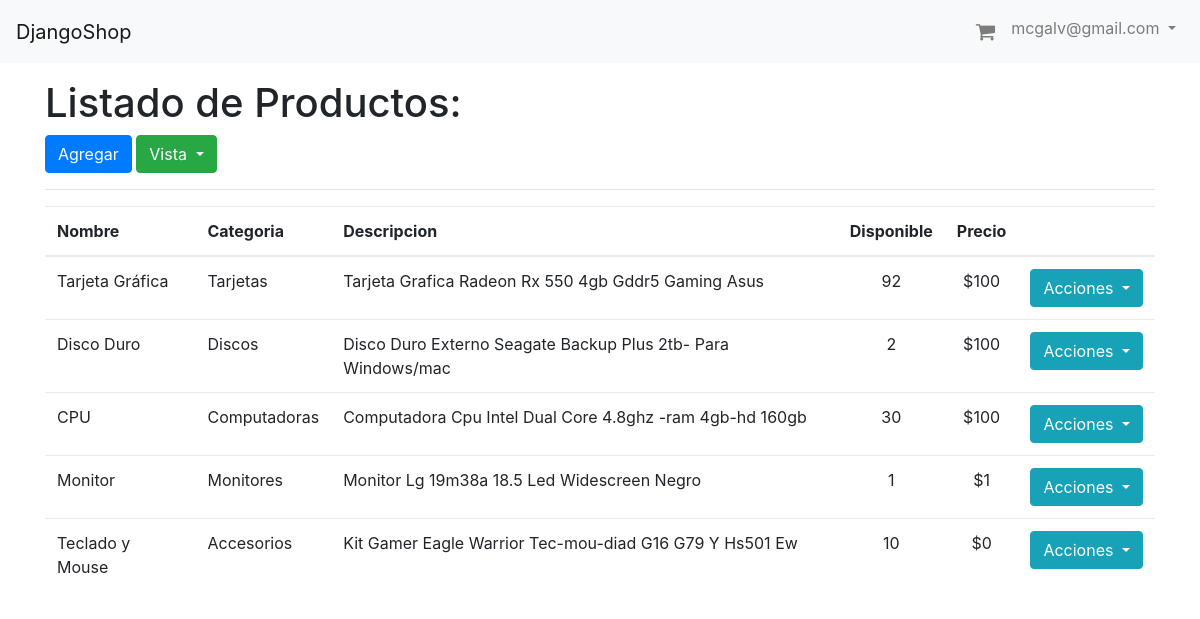
The app's page /listado (signed in) with its own data.
### productos/models.py (models this page shows, shortened)
class Producto(models.Model):
	nombre = models.CharField(max_length=255)
	precio = models.IntegerField(default=0)
	descripcion = models.CharField(max_length=255, default='')
	categoria = models.CharField(max_length=255, default='')
	cantidad = models.IntegerField(default=0)
	imagen = models.ImageField(upload_to='productos/imagenes', blank=True)
	def image_tag(self):
		if not self.imagen:
			return mark_safe('<img src="{}" width="150" height="150" />'.format(self.url()))
		return mark_safe('<a href="{}" target="_blank"><img src="{}" width="150" height="150" /></a>'.format(self.url(), self.url()))
	image_tag.short_description = 'Imagen'

### productos/views.py (the view)
# urls.py: url(r'^listado', views.listado, name="listado"),
@login_required
def listado(request):
	lista_productos = Producto.objects.all()
	data = {
		"lista" : lista_productos
	}
	return render(request, "productos/listado.html", data)

### productos/templates/productos/listado.html (shortened to what this page needs)
{% extends 'base.html' %}
{% block content %}
<div class="container">
<h1>Listado de Productos:</h1>
<div class="row">
	<div class="col">
		<a href="{% url 'nuevo' %}" class="btn btn-primary">Agregar</a>
		<div class="btn-group">
		  <button type="button" class="btn btn-success dropdown-toggle" data-toggle="dropdown" aria-haspopup="true" aria-expanded="false">
		    Vista
		  </button>
		</div>
	</div>
</div>
<hr>
<div class="row">
	<div class="col-12">
		<table class="table">
			<thead>
				<tr>
					<th>Nombre</th>
					<th>Categoria</th>
					<th>Descripcion</th>
					<th>Disponible</th>
					<th>Precio</th>
					<th></th>
				</tr>
			</thead>
			<tbody>
				{% for prod in lista %}
				<tr>
					<td>{{ prod.nombre }}</td>
					<td>{{ prod.categoria }}</td>
					<td>{{ prod.descripcion }}</td>
					<td class="text-center">{{ prod.cantidad }}</td>
					<td class="text-center">${{ prod.precio }} </td>
					<td>
						<div class="dropdown">
						  <button class="btn btn-info dropdown-toggle" type="button" id="dropdownMenuButton" data-toggle="dropdown" aria-haspopup="true" aria-expanded="false">
						    Acciones
						  </button>
						</div>
					</td>
				</tr>
				{% endfor %}
			</tbody>
		</table>
	</div>
</div>
</div>
{% endblock %}

### templates/base.html (shortened to what this page needs)
<!doctype html>
<html lang="en">
  <head>
	{% load static %}
    <link rel="stylesheet" href="{% static 'css/bootstrap.min.css' %}">
    <link rel="stylesheet" href="{% static 'css/font-awesome.min.css' %}">
    <link rel="stylesheet" href="{% static 'css/lity.min.css' %}">
  </head>
  <body>
    {% block menu %}
    <nav class="navbar navbar-expand-lg navbar-light bg-light">
      <a class="navbar-brand" href="/">DjangoShop</a>
      <div class="collapse navbar-collapse" id="navbarSupportedContent">
        <ul class="navbar-nav ml-auto">
          <li class="nav-item">
            <a class="nav-link carrito" href="{% url 'carrito' %}" data-toggle="tooltip" data-placement="bottom" title="Ver carrito de compras">
              <i class="fa fa-shopping-cart" aria-hidden="true"></i>
            </a>
          </li>
          <li class="nav-item dropdown">
            <a class="nav-link dropdown-toggle " href="#" id="navbarDropdown" role="button" data-toggle="dropdown" aria-haspopup="true" aria-expanded="false">
              {{ request.user.email }}
            </a>
          </li>
        </ul>
      </div>
    </nav>
    {% endblock %}
    {% block content %}
    {% endblock %}
  </body>
</html>

### templates/base.html (style rules this page uses)
.container { padding-top: 1em; }
.nav-link.carrito { font-size: 1.3em; }

### records on screen
Producto: nombre "Tarjeta Gráfica", categoria "Tarjetas", descripcion "Tarjeta Grafica Radeon Rx 550 4gb Gddr5 Gaming Asus", cantidad "92", precio "100"
Producto: nombre "Disco Duro", categoria "Discos", descripcion "Disco Duro Externo Seagate Backup Plus 2tb- Para Windows/mac", cantidad "2", precio "100"
Producto: nombre "CPU", categoria "Computadoras", descripcion "Computadora Cpu Intel Dual Core 4.8ghz -ram 4gb-hd 160gb", cantidad "30", precio "100"
Producto: nombre "Monitor", categoria "Monitores", descripcion "Monitor Lg 19m38a 18.5 Led Widescreen Negro", cantidad "1", precio "1"
Producto: nombre "Teclado y Mouse", categoria "Accesorios", descripcion "Kit Gamer Eagle Warrior Tec-mou-diad G16 G79 Y Hs501 Ew", cantidad "10", precio "0"

### other values on screen
{{ request.user.email }} "mcgalv@gmail.com"
